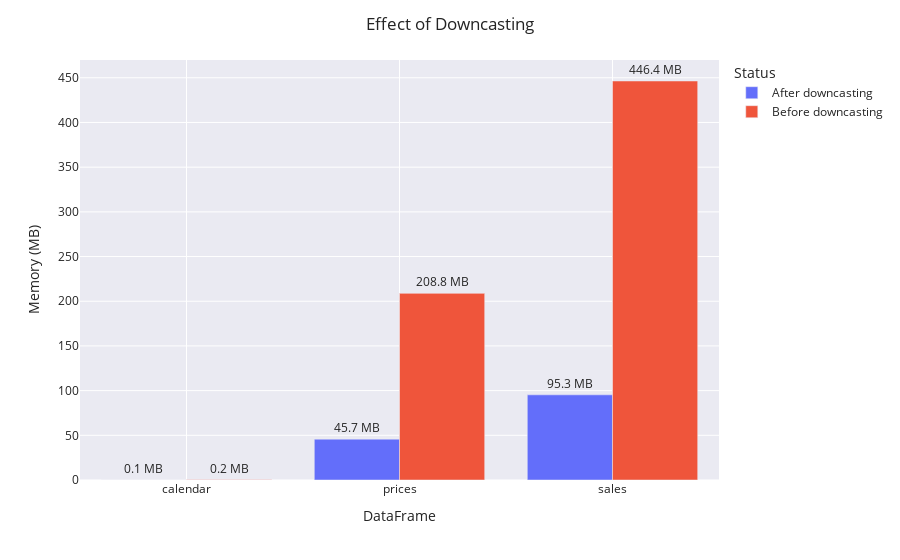

This figure's notebook cell:
### Code cell
dic = {'DataFrame':['sales','calendar','prices'],
       'Before downcasting':[sales_bd,calendar_bd,prices_bd],
       'After downcasting':[sales_ad,calendar_ad,prices_ad]}

memory = pd.DataFrame(dic)
memory = pd.melt(memory, id_vars='DataFrame', var_name='Status', value_name='Memory (MB)')
memory.sort_values('Memory (MB)',inplace=True)
fig = px.bar(memory, x='DataFrame', y='Memory (MB)', color='Status', barmode='group', text='Memory (MB)')
fig.update_traces(texttemplate='%{text} MB', textposition='outside')
fig.update_layout(template='seaborn', title='Effect of Downcasting')
fig.show()

### Figure 1 — Plotly figure (JSON) as saved in the notebook; plotly's stock layout.template omitted (floating-point values rounded to 4 significant figures)
{"data": [{"alignmentgroup": "True", "hovertemplate": "Status=After downcasting<br>DataFrame=%{x}<br>Memory (MB)=%{text}<extra></extra>", "legendgroup": "After downcasting", "marker": {"color": "#636efa"}, "name": "After downcasting", "offsetgroup": "After downcasting", "orientation": "v", "showlegend": true, "text": [0.1, 45.7, 95.3], "textposition": "outside", "texttemplate": "%{text} MB", "type": "bar", "x": ["calendar", "prices", "sales"], "xaxis": "x", "y": [0.1, 45.7, 95.3], "yaxis": "y"}, {"alignmentgroup": "True", "hovertemplate": "Status=Before downcasting<br>DataFrame=%{x}<br>Memory (MB)=%{text}<extra></extra>", "legendgroup": "Before downcasting", "marker": {"color": "#EF553B"}, "name": "Before downcasting", "offsetgroup": "Before downcasting", "orientation": "v", "showlegend": true, "text": [0.2, 208.8, 446.4], "textposition": "outside", "texttemplate": "%{text} MB", "type": "bar", "x": ["calendar", "prices", "sales"], "xaxis": "x", "y": [0.2, 208.8, 446.4], "yaxis": "y"}], "layout": {"barmode": "group", "legend": {"title": {"text": "Status"}, "tracegroupgap": 0}, "margin": {"t": 60}, "title": {"text": "Effect of Downcasting"}, "xaxis": {"anchor": "y", "domain": [0, 1], "title": {"text": "DataFrame"}}, "yaxis": {"anchor": "x", "domain": [0, 1], "title": {"text": "Memory (MB)"}}}}
